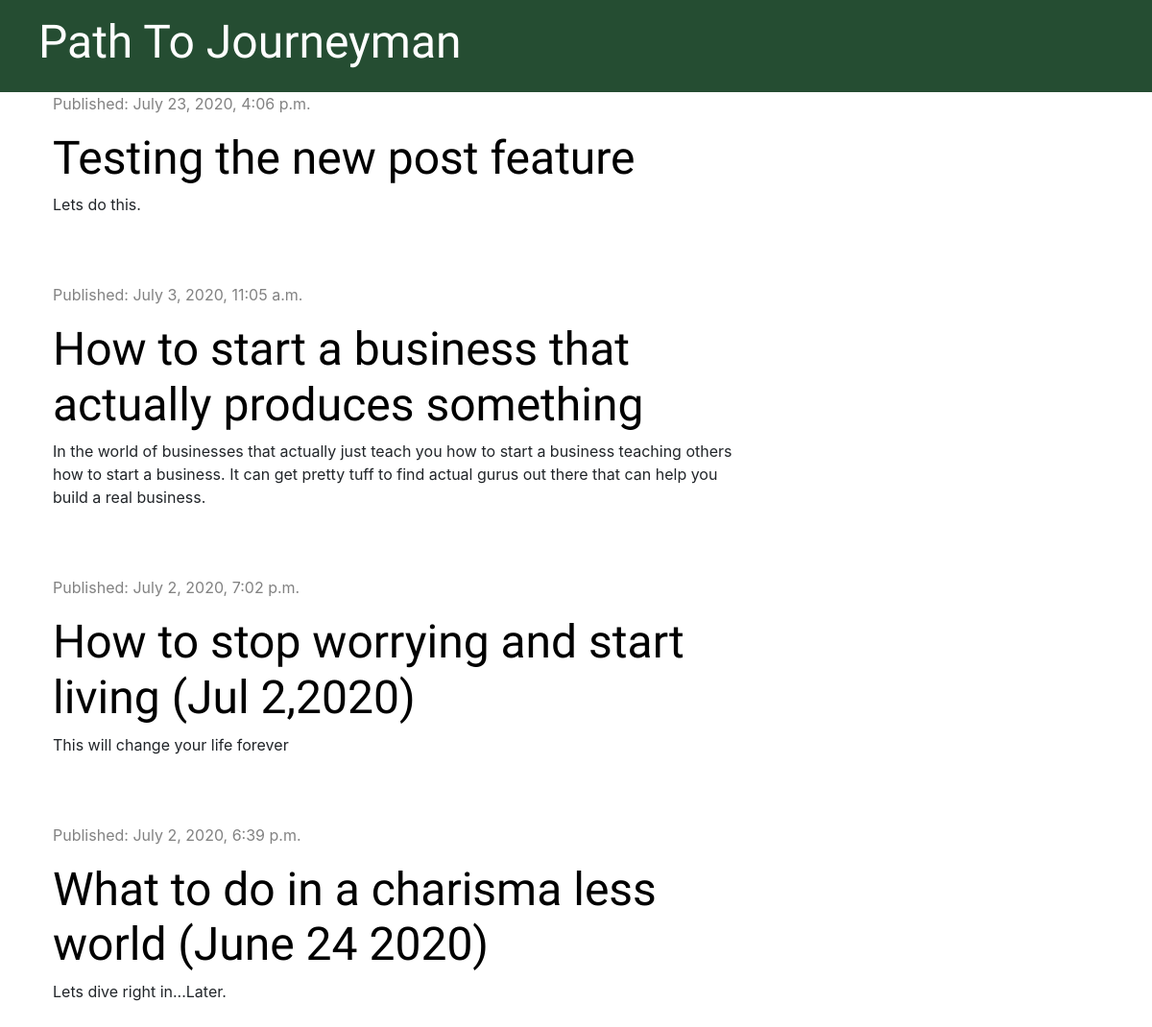
The app's page /, older data.
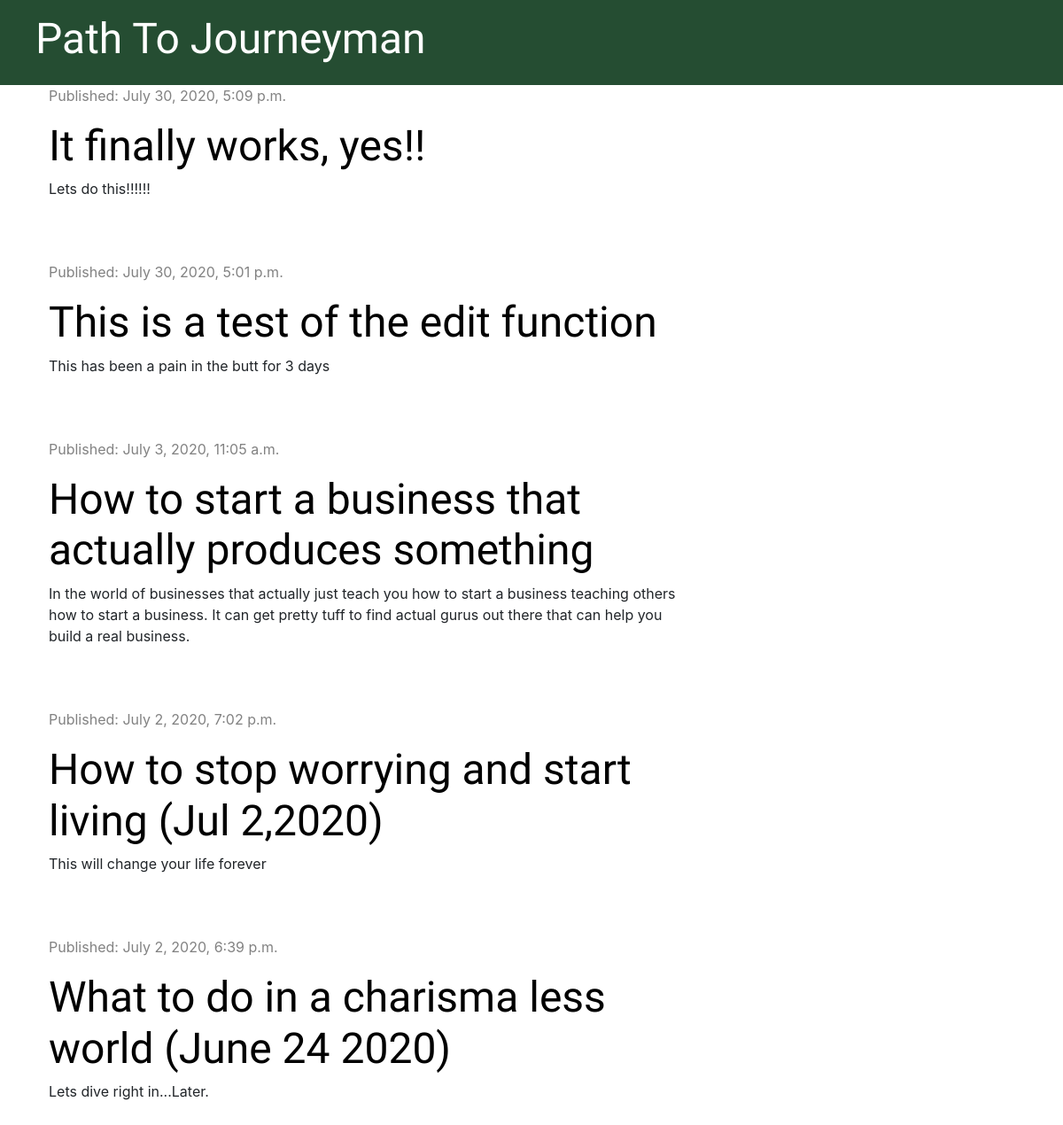
The same page, newer data.
### blog/models.py (models this page shows, shortened)
class Post(models.Model):
    author = models.ForeignKey('auth.User', on_delete=models.CASCADE)
    title = models.CharField(max_length=200)
    text = models.TextField()
    created_date = models.DateTimeField(default=timezone.now)
    published_date = models.DateTimeField(blank=True, null=True)

### blog/views.py (the view)
# urls.py: path('', views.post_list, name='post_list'),
def post_list(request):
    posts = Post.objects.filter(published_date__lte=timezone.now()).order_by('-published_date')
    stuff_for_frontend = {'posts': posts}
    return render(request, 'blog/post_list.html', stuff_for_frontend)

### blog/templates/blog/post_list.html
{% extends 'blog/base.html' %}
{% block content %}
    {% for post in posts %}
        <div class="post">
            <div class="date">
                <p>Published: {{ post.published_date }}</p>
            </div>
            <h1><a href="{% url 'post_detail' pk=post.pk %}">{{ post.title }}</a></h1>
            <p>{{ post.text|linebreaksbr }}</p>
        </div>
    {% endfor %}
{% endblock %}

Row changes from the older to the newer data that the page shows:
changed Post: published_date "July 23, 2020, 4:06 p.m." → "July 30, 2020, 5:09 p.m."; title "Testing the new post feature" → "It finally works, yes!!"; text "Lets do this." → "Lets do this!!!!!!"
added Post: published_date "July 30, 2020, 5:01 p.m.", title "This is a test of the edit function", text "This has been a pain in the butt for 3 days"
